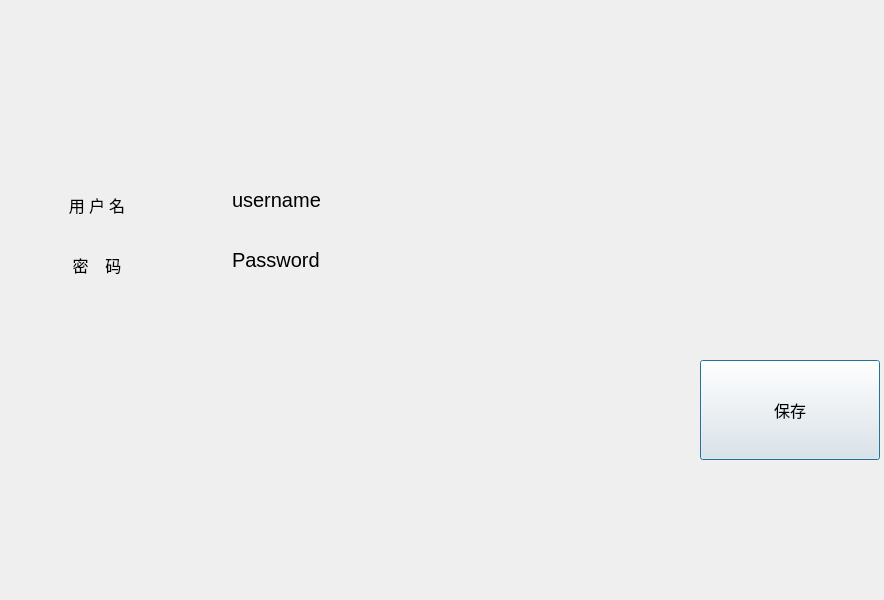
<?xml version="1.0" encoding="UTF-8"?>
<ui version="4.0">
 <class>RemoteCheckDialog</class>
 <widget class="QDialog" name="RemoteCheckDialog">
  <property name="geometry">
   <rect>
    <x>0</x>
    <y>0</y>
    <width>884</width>
    <height>600</height>
   </rect>
  </property>
  <property name="windowTitle">
   <string>Dialog</string>
  </property>
  <widget class="CommonPushButton" name="pushButtonSave">
   <property name="geometry">
    <rect>
     <x>700</x>
     <y>360</y>
     <width>180</width>
     <height>100</height>
    </rect>
   </property>
   <property name="font">
    <font>
     <family>AlArabiya</family>
     <pointsize>12</pointsize>
    </font>
   </property>
   <property name="text">
    <string>保存</string>
   </property>
  </widget>
  <widget class="QFrame" name="framePasswordSetting">
   <property name="geometry">
    <rect>
     <x>10</x>
     <y>160</y>
     <width>680</width>
     <height>140</height>
    </rect>
   </property>
   <property name="frameShape">
    <enum>QFrame::NoFrame</enum>
   </property>
   <property name="frameShadow">
    <enum>QFrame::Raised</enum>
   </property>
   <widget class="QLabel" name="label_3">
    <property name="geometry">
     <rect>
      <x>10</x>
      <y>70</y>
      <width>154</width>
      <height>70</height>
     </rect>
    </property>
    <property name="font">
     <font>
      <family>AlArabiya</family>
      <pointsize>12</pointsize>
     </font>
    </property>
    <property name="styleSheet">
     <string notr="true"/>
    </property>
    <property name="text">
     <string>密    码</string>
    </property>
    <property name="alignment">
     <set>Qt::AlignCenter</set>
    </property>
   </widget>
   <widget class="MyLineEdit" name="lineEditPassword">
    <property name="geometry">
     <rect>
      <x>220</x>
      <y>70</y>
      <width>391</width>
      <height>60</height>
     </rect>
    </property>
    <property name="font">
     <font>
      <pointsize>-1</pointsize>
      <weight>50</weight>
      <italic>false</italic>
      <bold>false</bold>
     </font>
    </property>
    <property name="focusPolicy">
     <enum>Qt::ClickFocus</enum>
    </property>
    <property name="autoFillBackground">
     <bool>false</bool>
    </property>
    <property name="styleSheet">
     <string notr="true">font: 20px;
border: 0px;
background-color: transparent;</string>
    </property>
    <property name="text">
     <string>Password</string>
    </property>
    <property name="maxLength">
     <number>16</number>
    </property>
    <property name="alignment">
     <set>Qt::AlignLeading|Qt::AlignLeft|Qt::AlignVCenter</set>
    </property>
   </widget>
   <widget class="QLineEdit" name="lineEditUseName">
    <property name="geometry">
     <rect>
      <x>220</x>
      <y>10</y>
      <width>381</width>
      <height>60</height>
     </rect>
    </property>
    <property name="font">
     <font>
      <pointsize>-1</pointsize>
      <weight>50</weight>
      <italic>false</italic>
      <bold>false</bold>
     </font>
    </property>
    <property name="focusPolicy">
     <enum>Qt::ClickFocus</enum>
    </property>
    <property name="autoFillBackground">
     <bool>false</bool>
    </property>
    <property name="styleSheet">
     <string notr="true">font: 20px;
border: 0px;
background-color: transparent;</string>
    </property>
    <property name="text">
     <string>username</string>
    </property>
    <property name="maxLength">
     <number>16</number>
    </property>
    <property name="alignment">
     <set>Qt::AlignLeading|Qt::AlignLeft|Qt::AlignVCenter</set>
    </property>
   </widget>
   <widget class="QLabel" name="label">
    <property name="geometry">
     <rect>
      <x>10</x>
      <y>10</y>
      <width>154</width>
      <height>70</height>
     </rect>
    </property>
    <property name="font">
     <font>
      <family>AlArabiya</family>
      <pointsize>12</pointsize>
     </font>
    </property>
    <property name="styleSheet">
     <string notr="true"/>
    </property>
    <property name="text">
     <string>用 户 名</string>
    </property>
    <property name="alignment">
     <set>Qt::AlignCenter</set>
    </property>
   </widget>
  </widget>
 </widget>
 <customwidgets>
  <customwidget>
   <class>CommonPushButton</class>
   <extends>QPushButton</extends>
   <header>commonpushbutton.h</header>
  </customwidget>
  <customwidget>
   <class>MyLineEdit</class>
   <extends>QLineEdit</extends>
   <header>mylineedit.h</header>
  </customwidget>
 </customwidgets>
 <resources/>
 <connections/>
</ui>
